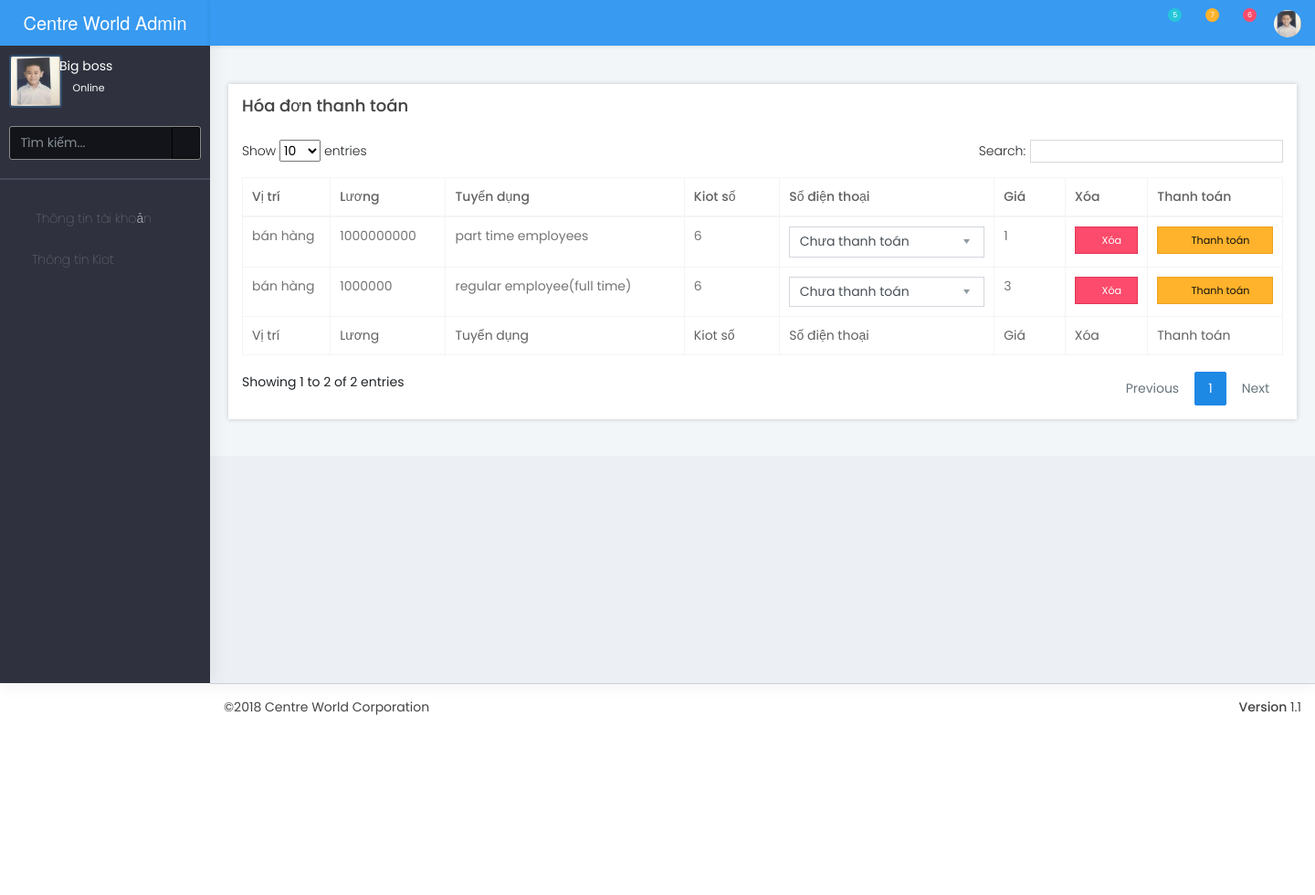
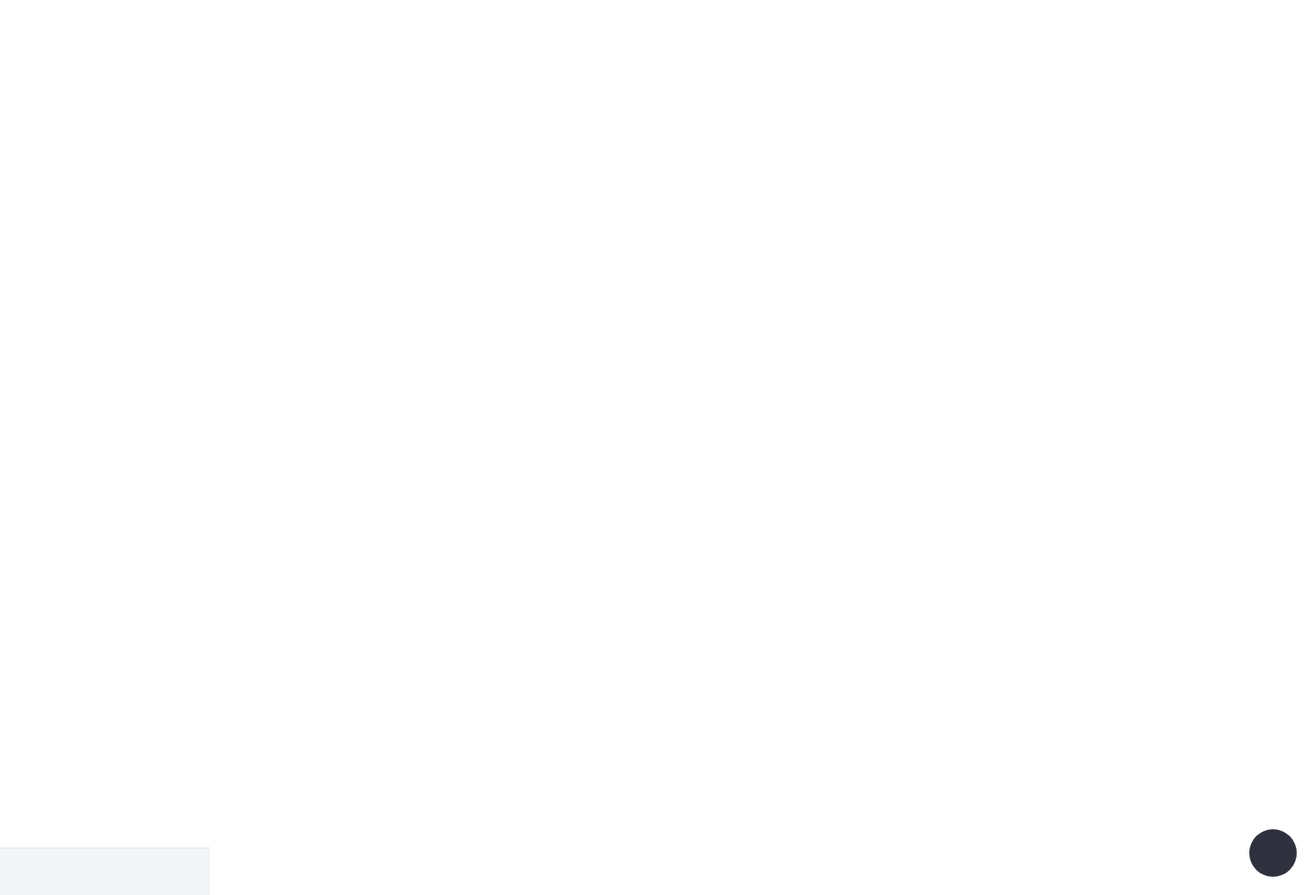
The app's page /fix/index.php?page=bill (signed in) with its own data (2 pictures, top to bottom).
### tables this page shows
CREATE TABLE `bill` (
  `id_b` int(10) NOT NULL,
  `recruitment` int(1) NOT NULL,
  `position` varchar(250) NOT NULL,
  `salary` int(10) NOT NULL,
  `ID_k` int(10) NOT NULL,
  `status` int(1) NOT NULL DEFAULT '0',
  `price` int(10) NOT NULL,
  `date_time` date NOT NULL
);

### libraries/database.php (called while the page is built, shortened)
<?php
$conn = null;
function db_get_list($sql){
    global $conn;
    $data  = array();
    $result = mysqli_query($conn, $sql);
    while ($row = mysqli_fetch_assoc($result)){
        $data[] = $row;
    }
    return $data;
}
?>

### models/kiot.php (called while the page is built, shortened)
<?php
$path_database = ('database.php');
if(file_exists($path_database)){
	include_once ('database.php');
}
else{
	include_once 'C:\xampp\htdocs\test\libraries/database.php';
}
function getallbill()
{
	$sql = "SELECT * FROM `bill`order by 'id_b'";
	return db_get_list($sql);
}
?>

### fix/cms/moudule/show.bill.php (the view, shortened to what this page needs)
<?php
			$bill = getallbill();
			for ($i=0; $i < count($bill); $i++){
																					$id_b = $bill[$i]['id_b'];
																					$recruitment = $bill[$i]['recruitment'];
																					$position = $bill[$i]['position'];
																					$salary =$bill[$i]['salary'];
																					$ID_k = $bill[$i]['ID_k'];
																					$price = $bill[$i]['price'];
							?>
							<?php echo "<tr id_b=$id_b>"
							?>
							<td><?php echo $position ?></td>
							<td><?php echo $salary ?></td>
							<td><?php
							 if ($recruitment == 1)
							{
								echo 'regular employee(full time) ';
							}
							else
							{
								echo 	'part time employees';
							}
							?></td>
							<td><?php echo $ID_k ?></td>
							<td>
							<select class="form-control">
							<?php
							if ($status == 0)
							{
							?>
								 <option selected name = 'status' value = "0">Chưa thanh toán</option>
							<?php
							}
							else
							{
							?>
								 <option  name = 'status' value = "0">Chưa thanh toán</option>
								 <option selected name = 'status' value = "1">Đã thanh toán</option>
							<?php
							}
							?>
                 			 </select>
							  </td>
							<td><?php echo $price ?></td>
              <td>
              <button type="button" class="btn btn-block btn-danger delete_bill" data-id="<?php echo $id_b ?>"><i class="fa fa-trash" aria-hidden="true"></i> Xóa</button>
			  </td>
			  <td>
              <button type="button" class="btn btn-block btn-warning " onclick="location.href='index.php?page=pay&id_b=<?php echo $id_b ?>';"><i class="fa fa-credit-card" aria-hidden="true"></i> Thanh toán</button>
			  </td>
				<?php
			}
		  ?>

### records on screen
bill: position "bán hàng", salary "1000000000", recruitment "part time employees", ID_k "6", price "1"
bill: position "bán hàng", salary "1000000", recruitment "regular employee(full time)", ID_k "6", price "3"
